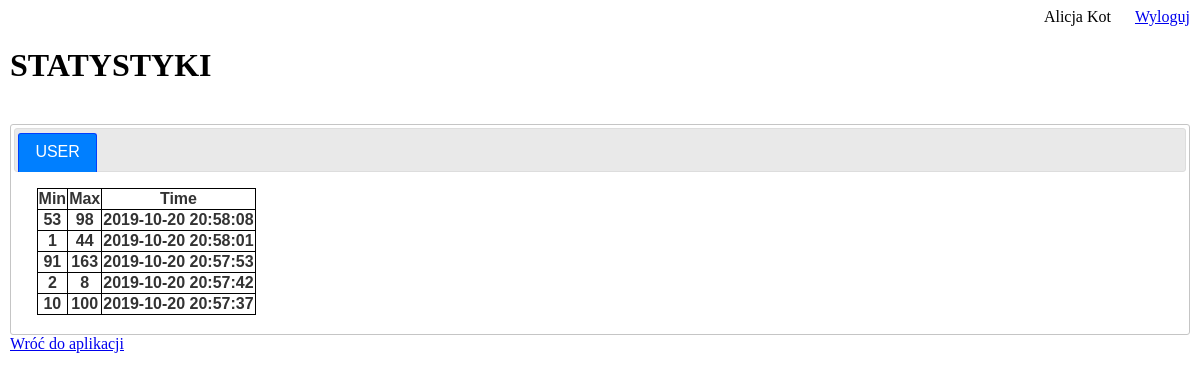
The page /statistics.php (signed in) on the database its author committed.
### tables this page shows
CREATE TABLE `data` (
  `id` int(11) NOT NULL,
  `userId` int(11) NOT NULL,
  `Min` int(11) NOT NULL,
  `Max` int(11) NOT NULL,
  `Time` timestamp NOT NULL DEFAULT CURRENT_TIMESTAMP ON UPDATE CURRENT_TIMESTAMP
);

### functionsClass.php (the view, shortened to what this page needs)
<?php
Class Functions
{
    function userStatistics($userId, $conn)
    {
        $SELECT = "SELECT Min, Max, Time FROM data WHERE userId = $userId ORDER BY Time DESC";
        $result = mysqli_query($conn, $SELECT);
        while($row = $result->fetch_array(MYSQLI_ASSOC))
        {
            echo '<tr>
                        <th>'.$row["Min"].'</th>
                        <th>'.$row["Max"].'</th>
                        <th>'.$row["Time"].'</th>
                 </tr>';
        }
    }
}
?>

### statistics.css (style rules this page uses)
table, th, td { border: 1px solid black; }

### rows shown on the page
data: Min "53", Max "98", Time "2019-10-20 20:58:08"
data: Min "1", Max "44", Time "2019-10-20 20:58:01"
data: Min "91", Max "163", Time "2019-10-20 20:57:53"
data: Min "2", Max "8", Time "2019-10-20 20:57:42"
data: Min "10", Max "100", Time "2019-10-20 20:57:37"

### other values the page prints
$_SESSION['name'] "Alicja"
$_SESSION['surname'] "Kot"
